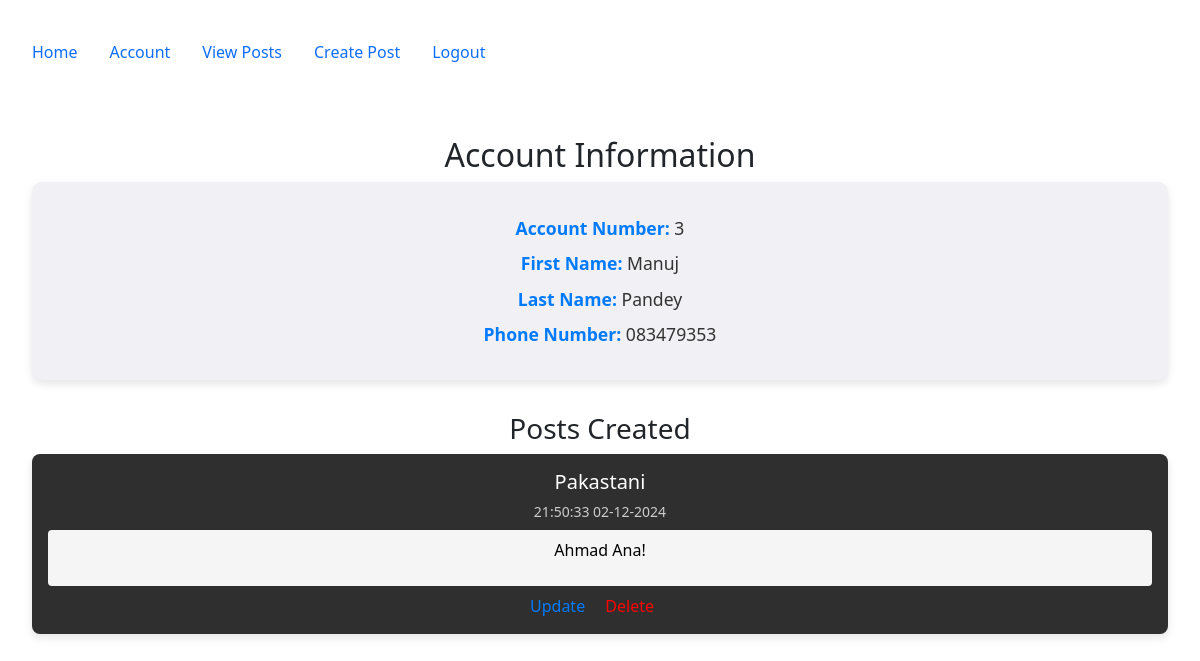
The page /account (signed in) on the database as committed earlier.
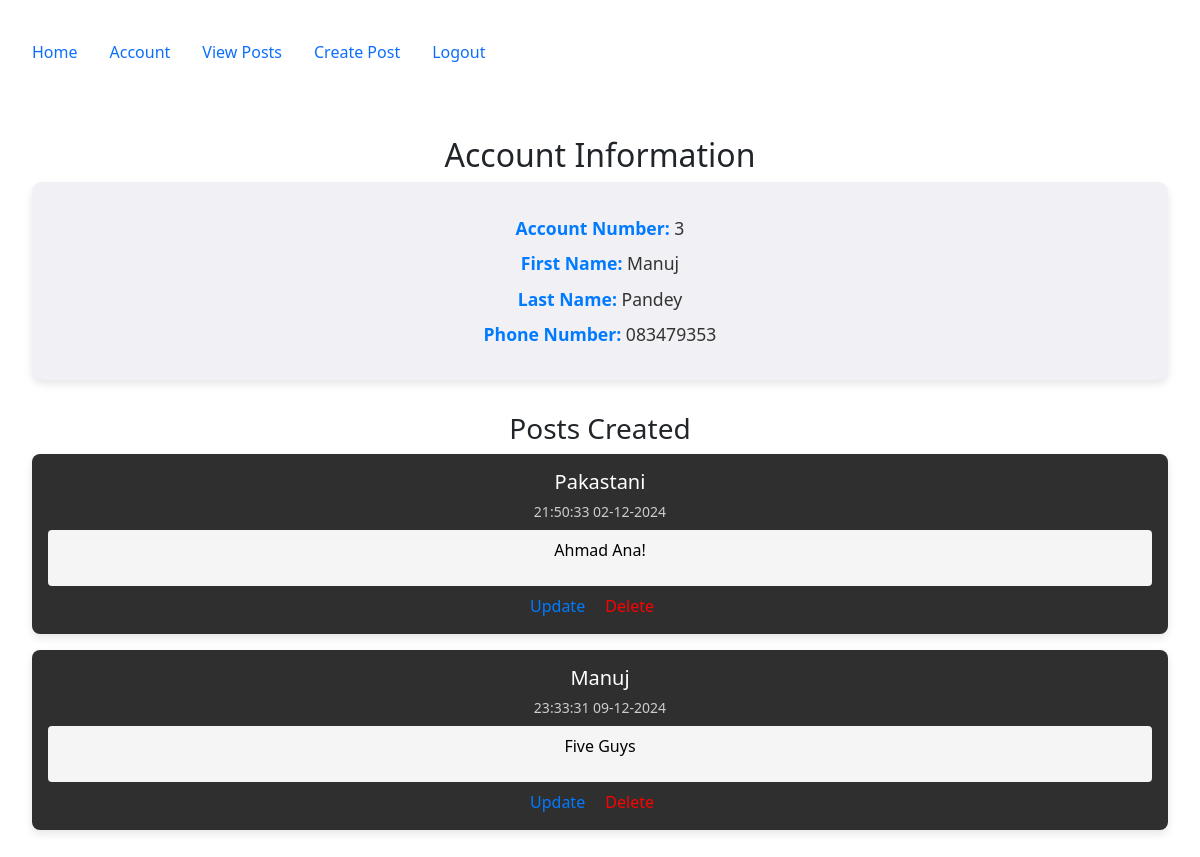
The same page on the database as committed later.
### config.py (models this page shows, shortened)
class User(db.Model, UserMixin):
    __tablename__ = 'users'
    id = db.Column(db.Integer, primary_key=True)
    email = db.Column(db.String(100), nullable=False, unique=True)
    password = db.Column(db.String(128), nullable=False)
    firstname = db.Column(db.String(100), nullable=False)
    lastname = db.Column(db.String(100), nullable=False)
    phone = db.Column(db.String(100), nullable=False)
    mfa_key = db.Column(db.String(32), nullable=False, default='')  # Store MFA key
    salt = db.Column(db.String(44), nullable=False,default=lambda: base64.urlsafe_b64encode(os.urandom(32)).decode('utf-8'))
    mfa_enabled = db.Column(db.Boolean, nullable=False, default=False)  # Track if MFA is enabled
    role = db.Column(db.String(50), nullable=False, default='end_user')
    posts = db.relationship("Post", order_by=Post.id, back_populates="user")
    log = db.relationship("Log", uselist=False, back_populates="user")
    is_deleted = db.Column(db.Boolean, nullable=False, default=False)

class Post(db.Model):
   __tablename__ = 'posts'
   id = db.Column(db.Integer, primary_key=True)
   userid = db.Column(db.Integer, db.ForeignKey('users.id'), nullable=False)
   created = db.Column(db.DateTime, nullable=False, default=datetime.utcnow)
   title_encrypted = db.Column(db.LargeBinary, nullable=False)
   body_encrypted = db.Column(db.LargeBinary, nullable=False)
   user = db.relationship("User", back_populates="posts")
   @staticmethod
   def derive_key(salt):
       return base64.urlsafe_b64encode(salt.encode('utf-8').ljust(32)[:32])
   @staticmethod
   def decrypt(data, key):
       fernet = Fernet(key)
       return fernet.decrypt(data).decode('utf-8')

### accounts/views.py (the view)
@accounts_bp.route('/account')
@login_required
def account():
    user = current_user  # Get the logged-in user
    encryption_key = Post.derive_key(user.salt)  # Derive the encryption key for the user
    user_posts = []
    posts_query = Post.query.filter_by(userid=user.id).all()
    for post in posts_query:
        try:
            decrypted_post = {
                "id": post.id,
                "title": Post.decrypt(post.title_encrypted, encryption_key),
                "body": Post.decrypt(post.body_encrypted, encryption_key),
                "created": post.created,
            }
            user_posts.append(decrypted_post)
        except Exception as e:
            print(f"Failed to decrypt post ID {post.id}: {e}")
    return render_template('accounts/account.html', user=user, posts=user_posts)

### app.py (called while the page is built, shortened)
@login_manager.user_loader
def load_user(user_id):
    return User.query.get(int(user_id))

@app.before_request
def restrict_access_and_waf_function_name():
    excluded_routes = ['firewall_error', 'static']
    if request.endpoint in excluded_routes:
        return  # Skip the check for these routes
    path = request.path
    query = request.query_string.decode("utf-8")
    combined_request_data = f"{path} {query}"
    print(f"Combined Request Data: {combined_request_data}")
    for attack_type, pattern in waf_rules.items():
        if pattern.search(combined_request_data):
            print(f"Detected Attack Type: {attack_type} | Data: {combined_request_data}")
            flash(f"Attack detected: {attack_type}", "danger")
            return redirect(url_for('firewall_error', attack_type=attack_type))

### templates/accounts/account.html (shortened to what this page needs)
{% extends "base.html" %}
{% block content %}
<h2>Account Information</h2>
{% if user.is_authenticated %}
    <div class="account-info">
        <p><strong>Account Number:</strong> {{ user.id }}</p>
        <p><strong>First Name:</strong> {{ user.firstname }}</p>
        <p><strong>Last Name:</strong> {{ user.lastname }}</p>
        <p><strong>Phone Number:</strong> {{ user.phone }}</p>
    </div>
    <h3>Posts Created</h3>
    <div class="post-container">
        {% if posts %}
            {% for post in posts %}
                <div class="post-card">
                    <h4>{{ post.title }}</h4>
                    <small>{{ post.created.strftime('%H:%M:%S %d-%m-%Y') }}</small>
                    <div class="post-body">
                        <p>{{ post.body }}</p>
                    </div>
                    <div class="post-actions">
                        <a href="{{ url_for('posts.update', id=post.id) }}">Update</a>
                        <a href="{{ url_for('posts.delete', id=post.id) }}" style="color: red;">Delete</a>
                    </div>
                </div>
            {% endfor %}
        {% else %}
            <p>No posts available.</p>
        {% endif %}
    </div>
{% else %}
    <p>You must be logged in to view account details.</p>
{% endif %}
{% endblock %}

### templates/base.html (shortened to what this page needs)
<!DOCTYPE html>
<html lang="en">
<head>
    <link rel="stylesheet" href="https://cdn.jsdelivr.net/npm/bootstrap@5.2.2/dist/css/bootstrap.min.css">
</head>
<body>
<section class="container-fluid p-3 my-3">
    <nav class="nav nav-pills flex-column flex-sm-row">
        <a class="nav-item nav-link" href="{{ url_for('index') }}">Home</a>
        {% if current_user.is_authenticated %}
            {% if current_user.role == 'db_admin' %}
                <a class="nav-item nav-link" href="{{ url_for('accounts.account') }}">Account</a>
                <a class="nav-item nav-link" href="{{ url_for('admin.index', _scheme='https', _external=True) }}">DB Admin</a>
                <a class="nav-item nav-link" href="{{ url_for('accounts.logout') }}">Logout</a>
            {% elif current_user.role == 'sec_admin' %}
                <a class="nav-item nav-link" href="{{ url_for('accounts.account') }}">Account</a>
                <a class="nav-item nav-link" href="{{ url_for('security.security') }}">Security</a>
                <a class="nav-item nav-link" href="{{ url_for('accounts.logout') }}">Logout</a>
            {% else %}
                <a class="nav-item nav-link" href="{{ url_for('accounts.account') }}">Account</a>
                <a class="nav-item nav-link" href="{{ url_for('posts.posts') }}">View Posts</a>
                <a class="nav-item nav-link" href="{{ url_for('posts.create') }}">Create Post</a>
                <a class="nav-item nav-link" href="{{ url_for('accounts.logout') }}">Logout</a>
            {% endif %}
        {% else %}
            <a class="nav-item nav-link" href="{{ url_for('accounts.registration') }}">Registration</a>
            <a class="nav-item nav-link" href="{{ url_for('accounts.login') }}">Login</a>
        {% endif %}
    </nav>
    <div class="container-fluid p-3 my-5 text-center">
        {% block content %}{% endblock %}
    </div>
</section>
</body>
</html>

### templates/accounts/account.html (style rules this page uses)
.account-info { background-color: #f0f0f5; color: #333; padding: 1.5em; border-radius: 10px; box-shadow: 0 4px 8px rgba(0, 0, 0, 0.1); margin-bottom: 2em; }
.account-info p { font-size: 1.1em; margin: 0.5em 0; }
.account-info strong { color: #007bff; }
.post-container { display: flex; flex-direction: column; gap: 1em; }
.post-card { background-color: #2f2f2f; color: white; padding: 1em; border-radius: 8px; box-shadow: 0 4px 8px rgba(0, 0, 0, 0.1); }
.post-card h4 { margin: 0; font-size: 1.25em; }
.post-card small { display: block; margin-top: 0.5em; color: #ccc; }
.post-body { background-color: #f5f5f5; color: black; padding: 0.5em; border-radius: 4px; margin-top: 0.5em; }
.post-actions { margin-top: 0.5em; }
.post-actions a { color: #007bff; text-decoration: none; margin-right: 1em; }

Rows that differ between the two databases and show on the page:
added Post: created "23:33:31 09-12-2024"
Other text that changed with them:
new list line: "Manuj Five Guys Update Delete"
